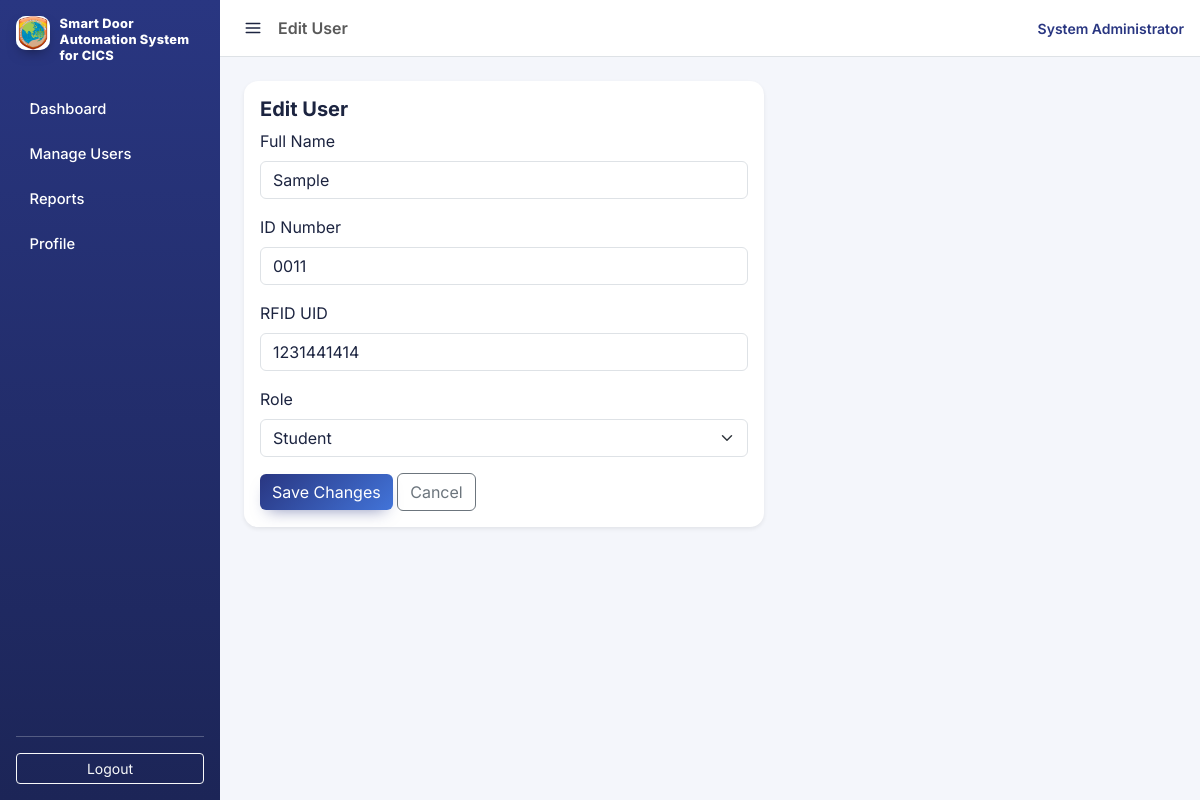
/public/users/edit.php?id=7 (signed in), run on the app's committed database.
### tables this page shows
CREATE TABLE `users` (
  `id` int(11) NOT NULL,
  `full_name` varchar(100) NOT NULL,
  `id_number` varchar(50) NOT NULL,
  `rfid_uid` varchar(50) NOT NULL,
  `role` enum('student','faculty','staff') NOT NULL DEFAULT 'student',
  `status` enum('active','inactive') NOT NULL DEFAULT 'active',
  `created_at` datetime NOT NULL DEFAULT current_timestamp()
);

### app/core/Database.php (called while the page is built, shortened)
<?php
class Database
{
    private static ?PDO $connection = null;
    public static function getConnection(): PDO
    {
        if (self::$connection === null) {
            $dsn = 'mysql:host=' . DB_HOST . ';dbname=' . DB_NAME . ';charset=utf8mb4';
            self::$connection = new PDO($dsn, DB_USER, DB_PASS, [
                PDO::ATTR_ERRMODE => PDO::ERRMODE_EXCEPTION,
                PDO::ATTR_DEFAULT_FETCH_MODE => PDO::FETCH_ASSOC,
            ]);
        }
        return self::$connection;
    }
}

### app/models/User.php (called while the page is built, shortened)
<?php
require_once __DIR__ . '/../core/Database.php';
class User
{
    public static function findById(int $id): ?array
    {
        $stmt = Database::getConnection()->prepare(
            'SELECT * FROM users WHERE id = ? LIMIT 1'
        );
        $stmt->execute([$id]);
        $user = $stmt->fetch();
        return $user ?: null;
    }
}

### public/users/edit.php (the view, shortened to what this page needs)
<?php
require_once __DIR__ . '/../../app/models/User.php';
$id = (int) ($_GET['id'] ?? $_POST['id'] ?? 0);
$user = User::findById($id);
include __DIR__ . '/../partials/header.php';
?>
<div class="card shadow-sm" style="max-width: 520px;">
    <div class="card-body">
        <h5 class="card-title">Edit User</h5>
        <form method="post" action="edit.php">
            <div class="mb-3">
                <label class="form-label" for="full_name">Full Name</label>
                <input type="text" class="form-control" id="full_name" name="full_name" value="<?= htmlspecialchars($user['full_name']) ?>" required autofocus>
            </div>
            <div class="mb-3">
                <label class="form-label" for="id_number">ID Number</label>
                <input type="text" class="form-control" id="id_number" name="id_number" value="<?= htmlspecialchars($user['id_number']) ?>" required>
            </div>
            <div class="mb-3">
                <label class="form-label" for="rfid_uid">RFID UID</label>
                <input type="text" class="form-control" id="rfid_uid" name="rfid_uid" value="<?= htmlspecialchars($user['rfid_uid']) ?>" required>
            </div>
            <div class="mb-3">
                <label class="form-label" for="role">Role</label>
                <select class="form-select" id="role" name="role">
                    <option value="student" <?= $user['role'] === 'student' ? 'selected' : '' ?>>Student</option>
                </select>
            </div>
            <button type="submit" class="btn btn-primary">Save Changes</button>
            <a href="index.php" class="btn btn-outline-secondary">Cancel</a>
        </form>
    </div>
</div>
<?php include __DIR__ . '/../partials/footer.php'; ?>

### public/assets/css/app.css (style rules this page uses)
:root { --app-navy: #293681; --app-blue: #4274d9; --app-sky: #95ccdd; --app-mint: #d0e7e6; --app-ink: #1c2440; --app-muted: #7480a3; --app-bg: #f4f6fb; --bs-primary: var(--app-blue); --bs-primary-rgb: 66, 116, 217; --bs-body-font-family: 'Inter', system-ui, -apple-system, sans-serif; --bs-body-color: var(--app-ink); }
body { background: var(--app-bg); font-family: 'Inter', system-ui, -apple-system, sans-serif; }
.card { border: none; border-radius: 14px; }
.card-title { color: var(--app-ink); font-weight: 700; }
.btn-primary { background: linear-gradient(135deg, var(--app-navy), var(--app-blue)); border: none; box-shadow: 0 8px 16px -8px rgba(41, 54, 129, 0.55); }
a { color: var(--app-blue); }

### data on the page
users: full_name "Sample", id_number "0011", rfid_uid "1231441414", role "Student"

### other printed values
$label "Dashboard Manage Users Reports Profile"
$pageTitle "Edit User"
Auth::currentAdminName() "System Administrator"
